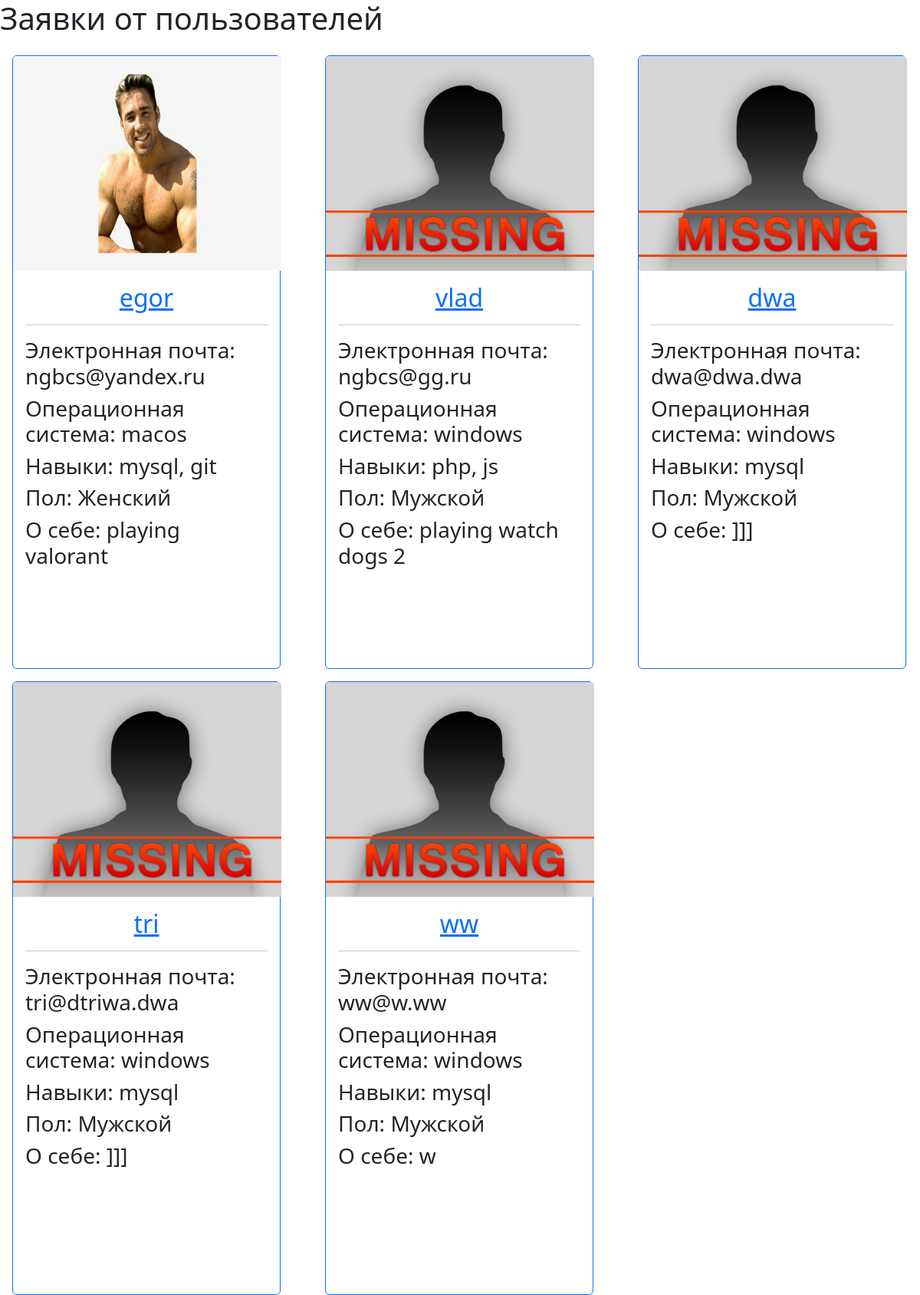
The app's page /home.php with its own data.
### tables this page shows
CREATE TABLE `user` (
  `id` int(5) NOT NULL,
  `username` varchar(50) NOT NULL,
  `email` varchar(50) NOT NULL,
  `os` varchar(10) NOT NULL,
  `skills` varchar(40) DEFAULT NULL,
  `aboutys` text NOT NULL,
  `sex` enum('male','female') NOT NULL,
  `image` varchar(100) DEFAULT NULL
);

### core/db.php (called while the page is built, shortened)
<?php
function db_select($conn)
{
    $query = mysqli_query($conn, 'SELECT * FROM user');
    $a = array();
    if (mysqli_num_rows($query) > 0) {
        while ($row = mysqli_fetch_assoc($query)) {
            $a[] = $row;
        }
    } else {
        echo 'Список пользователей пуст!';
    }
    return $a;
}

### home.php (the view, shortened to what this page needs)
<?php
require_once 'core/db.php';
$connection = db_connect();
$query = db_select($connection);
?>
<head>
    <link rel="stylesheet" href="https://cdn.jsdelivr.net/npm/bootstrap@5.3.0-alpha1/dist/css/bootstrap.min.css">
</head>
<h1>Заявки от пользователей</h1>
<div class="row">
        <?php foreach ($query as $i): ?>
    <div class="col-sm-4">
    <div class="card mt-3 mx-3 border-primary" style="height: 800px; width: 350px;">
                <?php if ($i['image'] == 'images/'): ?>
                    <img src="images/noimage.jpg" class="card-img-top" style="height: 280px; width: 350px;">
                <?php else: ?>
                    <img src="<?= $i['image'] ?>" class="card-img-top" style="height: 280px; width: 350px;">
                <?php endif; ?>
                <div class="card-body">
                    <div class="card-title" style="text-align: center"><h2><a href="user_application.php?id=<?=$i['id']?>"><?= $i['username'] ?></a></h2></div>
                    <hr>
                    <div class="card-text">
                        <h3>Электронная почта: <?= $i['email'] ?></h3>
                        <h3>Операционная система: <?= $i['os'] ?: 'Missing' ?></h3>
                        <h3>Навыки: <?= $i['skills'] ?: 'Missing' ?></h3>
                        <h3>Пол: <?= ($i['sex'] == 'male') ? 'Мужской' : 'Женский' ?></h3>
                        <?php if (strlen($i['aboutys']) > 50): ?>
                        <h3>О себе: <?= substr($i['aboutys'], 0, 50). '...' ?: 'Missing' ?></h3>
                        <?php else: ?>
                        <h3>О себе: <?= $i['aboutys']?></h3>
                        <?php endif; ?>
                    </div>
                </div>
            </div>
    </div>
        <?php endforeach; ?>
</div>

### records on screen
user: image (picture), username "egor", email "ngbcs@yandex.ru", os "macos", skills "mysql, git", sex "Женский", aboutys "playing valorant"
user: username "vlad", email "ngbcs@gg.ru", os "windows", skills "php, js", sex "Мужской", aboutys "playing watch dogs 2"
user: username "dwa", email "dwa@dwa.dwa", os "windows", skills "mysql", sex "Мужской", aboutys "]]]"
user: username "tri", email "tri@dtriwa.dwa", os "windows", skills "mysql", sex "Мужской", aboutys "]]]"
user: username "ww", email "ww@w.ww", os "windows", skills "mysql", sex "Мужской", aboutys "w"
